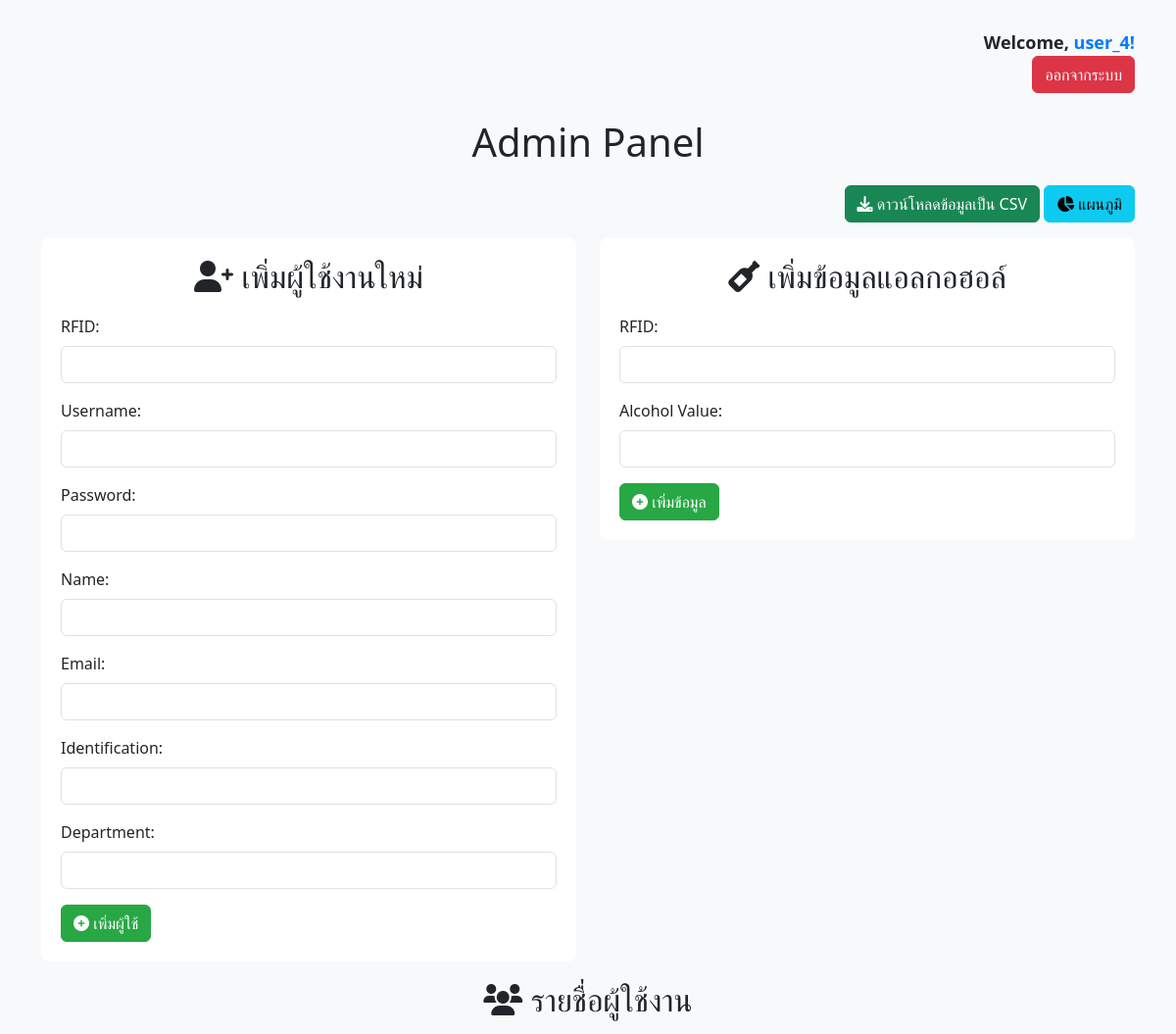
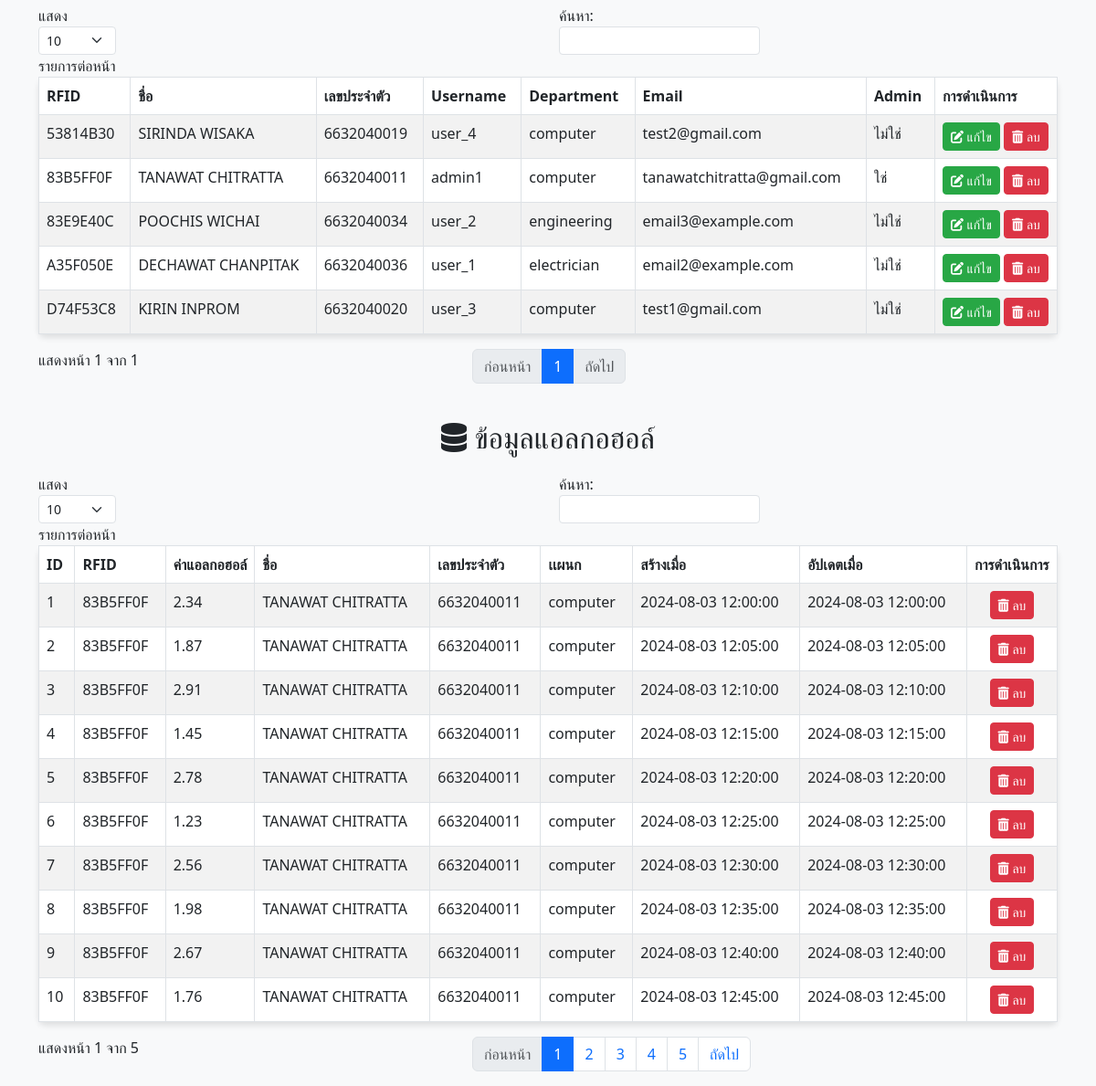
The app's page /sensor_db/admin/index.php (signed in) with its own data (2 pictures, top to bottom).
### tables this page shows
CREATE TABLE `users` (
  `rfid` varchar(255) NOT NULL,
  `name` varchar(255) NOT NULL,
  `identification` varchar(255) NOT NULL,
  `username` varchar(255) NOT NULL,
  `password` varchar(255) NOT NULL,
  `department` varchar(255) NOT NULL,
  `email` varchar(255) NOT NULL,
  `admin` tinyint(1) DEFAULT 0,
  `created_at` datetime NOT NULL DEFAULT current_timestamp(),
  `updated_at` datetime NOT NULL DEFAULT current_timestamp() ON UPDATE current_timestamp()
);

CREATE TABLE `alcohol` (
  `id` int(11) NOT NULL,
  `rfid` varchar(255) NOT NULL,
  `created_at` datetime NOT NULL DEFAULT current_timestamp(),
  `updated_at` datetime NOT NULL DEFAULT current_timestamp() ON UPDATE current_timestamp(),
  `alcoholvalue` float NOT NULL
);

### sensor_db/admin/index.php (the view, shortened to what this page needs)
<?php
include_once "../db.php";
$sql = "SELECT alcohol.id, alcohol.rfid, alcohol.alcoholvalue, users.name, users.identification, users.department, alcohol.created_at, alcohol.updated_at
        FROM alcohol
        INNER JOIN users ON alcohol.rfid = users.rfid";
$alcohol_result = $conn->query($sql);
$users_sql = "SELECT * FROM users";
$users_result = $conn->query($users_sql);
?>
<!DOCTYPE html>
<html lang="en">
<head>
    <link href="https://cdn.jsdelivr.net/npm/bootstrap@5.3.0-alpha1/dist/css/bootstrap.min.css" rel="stylesheet">
    <link rel="stylesheet" href="https://cdnjs.cloudflare.com/ajax/libs/font-awesome/6.0.0-beta3/css/all.min.css">
</head>
<body>
    <div class="container">
        <div class="row mb-3">
            <div class="col-12 text-end">
                <?php if (isset($_SESSION['username'])): ?>
                    <p class="user-welcome">Welcome, <span class="username"><?php echo $_SESSION['username']; ?>!</span></p>
                <?php endif; ?>
                <a href="../logout.php" class="btn btn-danger btn-logout">ออกจากระบบ</a>
            </div>
        </div>
        <h1><i class=""></i> Admin Panel</h1>
        <div class="row mb-3">
            <div class="col-12 text-end">
                <a href="../csv" class="btn btn-success">
                    <i class="fas fa-download"></i> ดาวน์โหลดข้อมูลเป็น CSV
                </a>
                <a href="../chart" class="btn btn-info">
                    <i class="fas fa-chart-pie"></i> แผนภูมิ
                </a>
            </div>
        </div>
        <div class="row">
            <div class="col-md-6">
                <div class="form-container">
                    <h2><i class="fas fa-user-plus"></i> เพิ่มผู้ใช้งานใหม่</h2>
                    <form action="<?php echo htmlspecialchars($_SERVER["PHP_SELF"]); ?>" method="post">
                        <div class="mb-3">
                            <label for="rfid" class="form-label">RFID:</label>
                            <input type="text" name="rfid" id="rfid" class="form-control" required>
                        </div>
                        <div class="mb-3">
                            <label for="username" class="form-label">Username:</label>
                            <input type="text" name="username" id="username" class="form-control" required>
                        </div>
                        <div class="mb-3">
                            <label for="password" class="form-label">Password:</label>
                            <input type="password" name="password" id="password" class="form-control" required>
                        </div>
                        <div class="mb-3">
                            <label for="name" class="form-label">Name:</label>
                            <input type="text" name="name" id="name" class="form-control" required>
                        </div>
                        <div class="mb-3">
                            <label for="email" class="form-label">Email:</label>
                            <input type="email" name="email" id="email" class="form-control" required>
                        </div>
                        <div class="mb-3">
                            <label for="identification" class="form-label">Identification:</label>
                            <input type="text" name="identification" id="identification" class="form-control" required>
                        </div>
                        <div class="mb-3">
                            <label for="department" class="form-label">Department:</label>
                            <input type="text" name="department" id="department" class="form-control" required>
                        </div>
                        <button type="submit" name="add_user" class="btn btn-primary">
                            <i class="fas fa-plus-circle"></i> เพิ่มผู้ใช้
                        </button>
                    </form>
                </div>
            </div>
            <div class="col-md-6">
                <div class="form-container">
                    <h2><i class="fas fa-wine-bottle"></i> เพิ่มข้อมูลแอลกอฮอล์</h2>
                    <form action="<?php echo htmlspecialchars($_SERVER["PHP_SELF"]); ?>" method="post">
                        <div class="mb-3">
                            <label for="rfid" class="form-label">RFID:</label>
                            <input type="text" name="rfid" id="rfid" class="form-control" required>
                        </div>
                        <div class="mb-3">
                            <label for="alcoholvalue" class="form-label">Alcohol Value:</label>
                            <input type="text" name="alcoholvalue" id="alcoholvalue" class="form-control" required>
                        </div>
                        <button type="submit" name="add_alcohol" class="btn btn-primary">
                            <i class="fas fa-plus-circle"></i> เพิ่มข้อมูล
                        </button>
                    </form>
                </div>
            </div>
        </div>
        <div class="row">
            <div class="col-md-12">
                <h2><i class="fas fa-users"></i> รายชื่อผู้ใช้งาน</h2>
                <table id="usersTable" class="table table-striped table-bordered">
                    <thead>
                        <tr>
                            <th>RFID</th>
                            <th>ชื่อ</th>
                            <th>เลขประจำตัว</th>
                            <th>Username</th>
                            <th>Department</th>
                            <th>Email</th>
                            <th>Admin</th>
                            <th>การดำเนินการ</th>
                        </tr>
                    </thead>
                    <tbody>
                        <?php while ($row = $users_result->fetch_assoc()): ?>
                            <tr>
                                <td><?php echo $row['rfid']; ?></td>
                                <td><?php echo $row['name']; ?></td>
                                <td><?php echo $row['identification']; ?></td>
                                <td><?php echo $row['username']; ?></td>
                                <td><?php echo $row['department']; ?></td>
                                <td><?php echo $row['email']; ?></td>
                                <td><?php echo $row['admin'] == 1 ? 'ใช่' : 'ไม่ใช่'; ?></td>
                                <td>
                                    <button type="button" class="btn btn-primary btn-sm edit-user-btn" data-bs-toggle="modal" data-bs-target="#editUserModal" data-user-id="" data-rfid="<?php echo $row['rfid']; ?>" data-username="<?php echo $row['username']; ?>" data-name="<?php echo $row['name']; ?>" data-email="<?php echo $row['email']; ?>" data-identification="<?php echo $row['identification']; ?>" data-admin="<?php echo $row['admin']; ?>" data-department="<?php echo $row['department']; ?>">
                                        <i class="fas fa-edit"></i> แก้ไข
                                    </button>
                                    <form action="<?php echo htmlspecialchars($_SERVER["PHP_SELF"]); ?>" method="post" style="display: inline-block;">
                                        <button type="submit" name="delete_user" class="btn btn-danger btn-sm">
                                            <i class="fas fa-trash-alt"></i> ลบ
                                        </button>
                                    </form>
                                </td>
                            </tr>
                        <?php endwhile; ?>
                    </tbody>
                </table>
            </div>
        </div>
        <div class="row mt-4">
            <div class="col-md-12">
                <h2><i class="fas fa-database"></i> ข้อมูลแอลกอฮอล์</h2>
                <table id="alcoholTable" class="table table-striped table-bordered">
                    <thead>
                        <tr>
                            <th>ID</th>
                            <th>RFID</th>
                            <th>ค่าแอลกอฮอล์</th>
                            <th>ชื่อ</th>
                            <th>เลขประจำตัว</th>
                            <th>เเผนก</th>
                            <th>สร้างเมื่อ</th>
                            <th>อัปเดตเมื่อ</th>
                            <th>การดำเนินการ</th>
                        </tr>
                    </thead>
                    <tbody>
                        <?php while ($row = $alcohol_result->fetch_assoc()): ?>
                            <tr class="alcohol-row <?php echo ($row['alcoholvalue'] > 20) ? 'high-alcohol' : 'low-alcohol'; ?>">
                                <td><?php echo $row['id']; ?></td>
                                <td><?php echo $row['rfid']; ?></td>
                                <td><?php echo $row['alcoholvalue']; ?></td>
                                <td><?php echo $row['name']; ?></td>
                                <td><?php echo $row['identification']; ?></td>
                                <td><?php echo $row['department']; ?></td>
                                <td><?php echo $row['created_at']; ?></td>
                                <td><?php echo $row['updated_at']; ?></td>
                                <td>
                                    <form action="<?php echo htmlspecialchars($_SERVER["PHP_SELF"]); ?>" method="post" style="text-align: center;">
                                        <button type="submit" name="delete_alcohol" class="btn btn-danger btn-sm">
                                            <i class="fas fa-trash-alt"></i> ลบ
                                        </button>
                                    </form>
                                </td>
                            </tr>
                        <?php endwhile; ?>
                    </tbody>
                </table>
            </div>
        </div>
    </div>
</body>
</html>

### sensor_db/admin/index.php (style rules this page uses)
body { background-color: #f8f9fa; }
.container { margin-top: 30px; }
h1, h2 { text-align: center; margin-bottom: 20px; }
table { background-color: #fff; box-shadow: 0 4px 6px rgba(0, 0, 0, 0.1); border-radius: 8px; }
th { background-color: #007bff; color: #fff; }
.btn-primary { background-color: #28a745; border-color: #28a745; }
.btn-danger { background-color: #dc3545; border-color: #dc3545; }
.btn-logout { position: relative; top: 0; right: 0; margin-bottom: 10px; }
.form-container { background-color: #fff; padding: 20px; border-radius: 8px; margin-bottom: 20px; }
table th { color: black; }
.user-welcome { font-size: 18px; margin-bottom: 0; font-weight: 600; }
.username { color: #007bff; }
.low-alcohol { background-color: #d4edda; }

### records on screen
users: rfid "53814B30", name "SIRINDA WISAKA", identification "6632040019", username "user_4", department "computer", email "test2@gmail.com", admin "ไม่ใช่"
users: rfid "83B5FF0F", name "TANAWAT CHITRATTA", identification "6632040011", username "admin1", department "computer", email "tanawatchitratta@gmail.com", admin "ใช่"
users: rfid "83E9E40C", name "POOCHIS WICHAI", identification "6632040034", username "user_2", department "engineering", email "email3@example.com", admin "ไม่ใช่"
users: rfid "A35F050E", name "DECHAWAT CHANPITAK", identification "6632040036", username "user_1", department "electrician", email "email2@example.com", admin "ไม่ใช่"
users: rfid "D74F53C8", name "KIRIN INPROM", identification "6632040020", username "user_3", department "computer", email "test1@gmail.com", admin "ไม่ใช่"
alcohol: id "1", rfid "83B5FF0F", alcoholvalue "2.34", rfid.name "TANAWAT CHITRATTA", rfid.identification "6632040011", rfid.department "computer", created_at "2024-08-03 12:00:00", updated_at "2024-08-03 12:00:00"
alcohol: id "2", rfid "83B5FF0F", alcoholvalue "1.87", rfid.name "TANAWAT CHITRATTA", rfid.identification "6632040011", rfid.department "computer", created_at "2024-08-03 12:05:00", updated_at "2024-08-03 12:05:00"
alcohol: id "3", rfid "83B5FF0F", alcoholvalue "2.91", rfid.name "TANAWAT CHITRATTA", rfid.identification "6632040011", rfid.department "computer", created_at "2024-08-03 12:10:00", updated_at "2024-08-03 12:10:00"
alcohol: id "4", rfid "83B5FF0F", alcoholvalue "1.45", rfid.name "TANAWAT CHITRATTA", rfid.identification "6632040011", rfid.department "computer", created_at "2024-08-03 12:15:00", updated_at "2024-08-03 12:15:00"
alcohol: id "5", rfid "83B5FF0F", alcoholvalue "2.78", rfid.name "TANAWAT CHITRATTA", rfid.identification "6632040011", rfid.department "computer", created_at "2024-08-03 12:20:00", updated_at "2024-08-03 12:20:00"
alcohol: id "6", rfid "83B5FF0F", alcoholvalue "1.23", rfid.name "TANAWAT CHITRATTA", rfid.identification "6632040011", rfid.department "computer", created_at "2024-08-03 12:25:00", updated_at "2024-08-03 12:25:00"
alcohol: id "7", rfid "83B5FF0F", alcoholvalue "2.56", rfid.name "TANAWAT CHITRATTA", rfid.identification "6632040011", rfid.department "computer", created_at "2024-08-03 12:30:00", updated_at "2024-08-03 12:30:00"
alcohol: id "8", rfid "83B5FF0F", alcoholvalue "1.98", rfid.name "TANAWAT CHITRATTA", rfid.identification "6632040011", rfid.department "computer", created_at "2024-08-03 12:35:00", updated_at "2024-08-03 12:35:00"
alcohol: id "9", rfid "83B5FF0F", alcoholvalue "2.67", rfid.name "TANAWAT CHITRATTA", rfid.identification "6632040011", rfid.department "computer", created_at "2024-08-03 12:40:00", updated_at "2024-08-03 12:40:00"
alcohol: id "10", rfid "83B5FF0F", alcoholvalue "1.76", rfid.name "TANAWAT CHITRATTA", rfid.identification "6632040011", rfid.department "computer", created_at "2024-08-03 12:45:00", updated_at "2024-08-03 12:45:00"

### other values on screen
$_SESSION['username'] "user_4"
